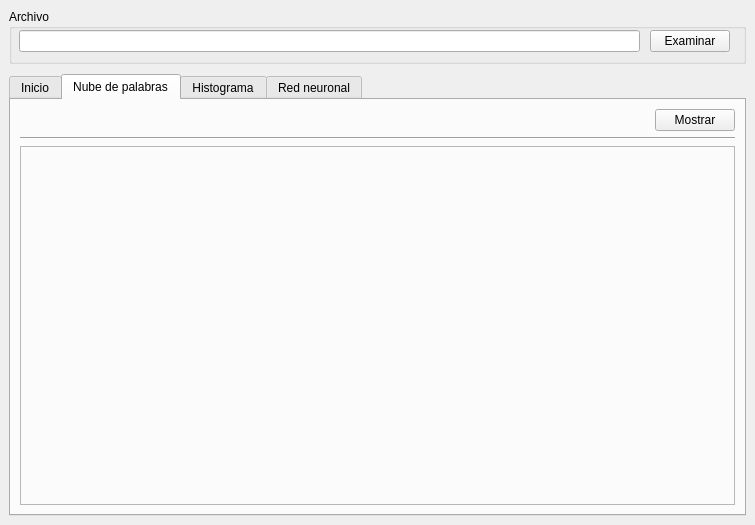
<?xml version="1.0" encoding="UTF-8"?>
<ui version="4.0">
 <class>MainWindow</class>
 <widget class="QMainWindow" name="MainWindow">
  <property name="geometry">
   <rect>
    <x>0</x>
    <y>0</y>
    <width>755</width>
    <height>525</height>
   </rect>
  </property>
  <property name="windowTitle">
   <string>MainWindow</string>
  </property>
  <widget class="QWidget" name="centralwidget">
   <layout class="QVBoxLayout" name="verticalLayout_4" stretch="1,8">
    <property name="spacing">
     <number>10</number>
    </property>
    <item>
     <widget class="QGroupBox" name="file">
      <property name="sizePolicy">
       <sizepolicy hsizetype="Preferred" vsizetype="Preferred">
        <horstretch>0</horstretch>
        <verstretch>0</verstretch>
       </sizepolicy>
      </property>
      <property name="layoutDirection">
       <enum>Qt::LeftToRight</enum>
      </property>
      <property name="autoFillBackground">
       <bool>false</bool>
      </property>
      <property name="title">
       <string>Archivo</string>
      </property>
      <widget class="QWidget" name="layoutWidget">
       <property name="geometry">
        <rect>
         <x>10</x>
         <y>20</y>
         <width>711</width>
         <height>25</height>
        </rect>
       </property>
       <layout class="QHBoxLayout" name="horizontalLayout" stretch="0,0">
        <property name="spacing">
         <number>10</number>
        </property>
        <property name="sizeConstraint">
         <enum>QLayout::SetDefaultConstraint</enum>
        </property>
        <property name="leftMargin">
         <number>0</number>
        </property>
        <property name="rightMargin">
         <number>0</number>
        </property>
        <item>
         <widget class="QLineEdit" name="lineEdit"/>
        </item>
        <item>
         <widget class="QPushButton" name="pushButton">
          <property name="text">
           <string>Examinar</string>
          </property>
         </widget>
        </item>
       </layout>
      </widget>
     </widget>
    </item>
    <item>
     <widget class="QTabWidget" name="tabWidget">
      <property name="currentIndex">
       <number>1</number>
      </property>
      <widget class="QWidget" name="home">
       <property name="maximumSize">
        <size>
         <width>16777215</width>
         <height>485</height>
        </size>
       </property>
       <attribute name="title">
        <string>Inicio</string>
       </attribute>
       <widget class="QWidget" name="gridLayoutWidget">
        <property name="geometry">
         <rect>
          <x>0</x>
          <y>0</y>
          <width>731</width>
          <height>451</height>
         </rect>
        </property>
        <layout class="QVBoxLayout" name="verticalLayout_3" stretch="2,3">
         <property name="sizeConstraint">
          <enum>QLayout::SetDefaultConstraint</enum>
         </property>
         <property name="leftMargin">
          <number>10</number>
         </property>
         <property name="topMargin">
          <number>10</number>
         </property>
         <property name="rightMargin">
          <number>10</number>
         </property>
         <property name="bottomMargin">
          <number>10</number>
         </property>
         <item>
          <layout class="QHBoxLayout" name="horizontalLayout_3">
           <item>
            <widget class="QGroupBox" name="keywords">
             <property name="minimumSize">
              <size>
               <width>352</width>
               <height>0</height>
              </size>
             </property>
             <property name="title">
              <string>Palabras clave</string>
             </property>
             <widget class="QWidget" name="layoutWidget">
              <property name="geometry">
               <rect>
                <x>0</x>
                <y>20</y>
                <width>351</width>
                <height>151</height>
               </rect>
              </property>
              <layout class="QVBoxLayout" name="verticalLayout" stretch="0,0,0">
               <property name="spacing">
                <number>0</number>
               </property>
               <property name="leftMargin">
                <number>20</number>
               </property>
               <property name="topMargin">
                <number>20</number>
               </property>
               <property name="rightMargin">
                <number>20</number>
               </property>
               <property name="bottomMargin">
                <number>20</number>
               </property>
               <item>
                <widget class="QLineEdit" name="lineEdit_2"/>
               </item>
               <item>
                <spacer name="verticalSpacer">
                 <property name="orientation">
                  <enum>Qt::Vertical</enum>
                 </property>
                 <property name="sizeHint" stdset="0">
                  <size>
                   <width>20</width>
                   <height>40</height>
                  </size>
                 </property>
                </spacer>
               </item>
               <item>
                <widget class="QPushButton" name="pushButton_2">
                 <property name="maximumSize">
                  <size>
                   <width>16777215</width>
                   <height>16777215</height>
                  </size>
                 </property>
                 <property name="text">
                  <string>Agregar</string>
                 </property>
                </widget>
               </item>
              </layout>
             </widget>
            </widget>
           </item>
           <item>
            <widget class="QGroupBox" name="keywords_list">
             <property name="title">
              <string>Lista de palabras</string>
             </property>
             <widget class="QWidget" name="layoutWidget">
              <property name="geometry">
               <rect>
                <x>0</x>
                <y>20</y>
                <width>351</width>
                <height>151</height>
               </rect>
              </property>
              <layout class="QVBoxLayout" name="verticalLayout_2" stretch="1,0,0">
               <property name="spacing">
                <number>0</number>
               </property>
               <property name="leftMargin">
                <number>20</number>
               </property>
               <property name="topMargin">
                <number>20</number>
               </property>
               <property name="rightMargin">
                <number>20</number>
               </property>
               <property name="bottomMargin">
                <number>20</number>
               </property>
               <item>
                <widget class="QTextEdit" name="textEdit"/>
               </item>
               <item>
                <spacer name="verticalSpacer_2">
                 <property name="orientation">
                  <enum>Qt::Vertical</enum>
                 </property>
                 <property name="sizeHint" stdset="0">
                  <size>
                   <width>20</width>
                   <height>40</height>
                  </size>
                 </property>
                </spacer>
               </item>
               <item>
                <widget class="QPushButton" name="pushButton_3">
                 <property name="text">
                  <string>Generar CSV</string>
                 </property>
                </widget>
               </item>
              </layout>
             </widget>
            </widget>
           </item>
          </layout>
         </item>
         <item>
          <widget class="QGroupBox" name="data">
           <property name="title">
            <string>Datos</string>
           </property>
           <widget class="QTableWidget" name="tableWidget">
            <property name="geometry">
             <rect>
              <x>20</x>
              <y>20</y>
              <width>671</width>
              <height>181</height>
             </rect>
            </property>
           </widget>
          </widget>
         </item>
        </layout>
       </widget>
      </widget>
      <widget class="QWidget" name="wordCloud">
       <attribute name="title">
        <string>Nube de palabras</string>
       </attribute>
       <layout class="QVBoxLayout" name="verticalLayout_5">
        <item>
         <layout class="QVBoxLayout" name="verticalLayout_6" stretch="0,0,1">
          <item>
           <layout class="QHBoxLayout" name="horizontalLayout_6">
            <item>
             <spacer name="horizontalSpacer_3">
              <property name="orientation">
               <enum>Qt::Horizontal</enum>
              </property>
              <property name="sizeHint" stdset="0">
               <size>
                <width>40</width>
                <height>20</height>
               </size>
              </property>
             </spacer>
            </item>
            <item>
             <widget class="QPushButton" name="pushButton_6">
              <property name="text">
               <string>Mostrar</string>
              </property>
             </widget>
            </item>
           </layout>
          </item>
          <item>
           <widget class="Line" name="line">
            <property name="orientation">
             <enum>Qt::Horizontal</enum>
            </property>
           </widget>
          </item>
          <item>
           <widget class="QFrame" name="frame_3">
            <property name="frameShape">
             <enum>QFrame::StyledPanel</enum>
            </property>
            <property name="frameShadow">
             <enum>QFrame::Raised</enum>
            </property>
           </widget>
          </item>
         </layout>
        </item>
       </layout>
      </widget>
      <widget class="QWidget" name="histogram">
       <attribute name="title">
        <string>Histograma</string>
       </attribute>
       <layout class="QVBoxLayout" name="verticalLayout_8">
        <item>
         <layout class="QVBoxLayout" name="verticalLayout_7" stretch="0,1">
          <item>
           <layout class="QHBoxLayout" name="horizontalLayout_5">
            <item>
             <spacer name="horizontalSpacer_2">
              <property name="orientation">
               <enum>Qt::Horizontal</enum>
              </property>
              <property name="sizeHint" stdset="0">
               <size>
                <width>40</width>
                <height>20</height>
               </size>
              </property>
             </spacer>
            </item>
            <item>
             <widget class="QPushButton" name="pushButton_5">
              <property name="text">
               <string>Mostrar</string>
              </property>
             </widget>
            </item>
           </layout>
          </item>
          <item>
           <widget class="QFrame" name="frame_2">
            <property name="frameShape">
             <enum>QFrame::StyledPanel</enum>
            </property>
            <property name="frameShadow">
             <enum>QFrame::Raised</enum>
            </property>
           </widget>
          </item>
         </layout>
        </item>
       </layout>
      </widget>
      <widget class="QWidget" name="neuralNetwork">
       <attribute name="title">
        <string>Red neuronal</string>
       </attribute>
       <layout class="QVBoxLayout" name="verticalLayout_12">
        <item>
         <layout class="QVBoxLayout" name="verticalLayout_11" stretch="0,2">
          <item>
           <layout class="QHBoxLayout" name="horizontalLayout_4">
            <property name="sizeConstraint">
             <enum>QLayout::SetDefaultConstraint</enum>
            </property>
            <item>
             <spacer name="horizontalSpacer">
              <property name="orientation">
               <enum>Qt::Horizontal</enum>
              </property>
              <property name="sizeHint" stdset="0">
               <size>
                <width>40</width>
                <height>20</height>
               </size>
              </property>
             </spacer>
            </item>
            <item>
             <widget class="QPushButton" name="pushButton_4">
              <property name="text">
               <string>PushButton</string>
              </property>
             </widget>
            </item>
           </layout>
          </item>
          <item>
           <widget class="QFrame" name="frame">
            <property name="frameShape">
             <enum>QFrame::StyledPanel</enum>
            </property>
            <property name="frameShadow">
             <enum>QFrame::Raised</enum>
            </property>
           </widget>
          </item>
         </layout>
        </item>
       </layout>
      </widget>
     </widget>
    </item>
   </layout>
  </widget>
  <widget class="QMenuBar" name="menubar">
   <property name="geometry">
    <rect>
     <x>0</x>
     <y>0</y>
     <width>755</width>
     <height>21</height>
    </rect>
   </property>
  </widget>
 </widget>
 <resources/>
 <connections/>
</ui>
